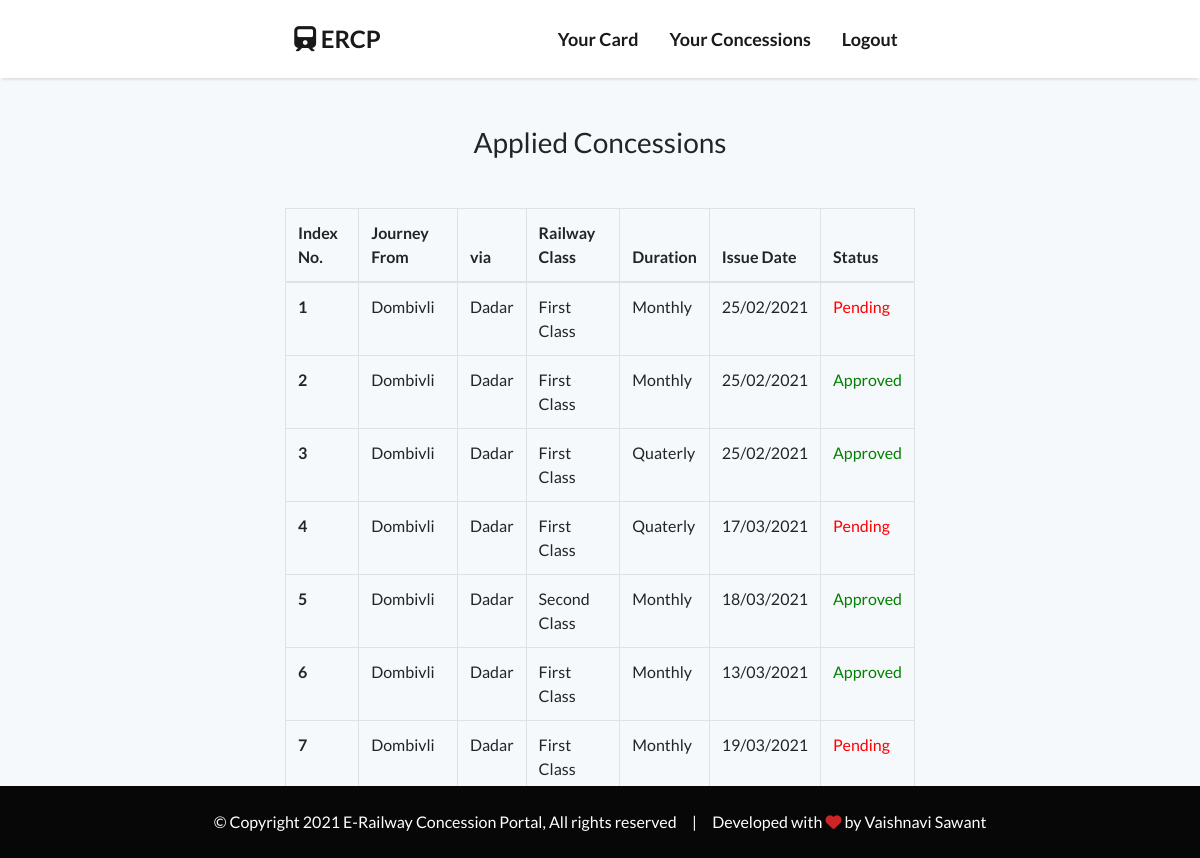
The page /student_concession/ (signed in) on the database its author committed.
### ERCP_APP/models.py (models this page shows, shortened)
class FormDetail(models.Model):
     user_card = models.ForeignKey(
        to=CardDetail, on_delete=models.CASCADE, null=True, related_name='ucard')
     railway_class = models.CharField(max_length=100, null=False, blank=False, choices=RAILWAY_CLASS)
     duration = models.CharField(max_length=100, null=False, blank=False, choices=DURATION)
     issue_date = models.DateTimeField(default=timezone.now)
     applied_date = models.DateTimeField(default=timezone.now)
     status = models.BooleanField(default=False)

class CardDetail(models.Model):
    user_id = models.ForeignKey(
        to=User, on_delete=models.CASCADE, null=True, related_name='card_details')
    user_name = models.CharField(max_length=200, null=False, blank=False, unique=True)
    category = models.CharField(max_length=100, null=False, blank=False, choices=CATEGORY)
    academic_class = models.CharField(max_length=8, null=False, blank=False)
    roll_no = models.IntegerField(null=False, blank=False, unique=True)
    division = models.IntegerField(null=False, blank=False)
    date_of_birth = models.DateField(null=False, blank=False)
    years = models.IntegerField(null=False, blank=False)
    months = models.IntegerField(null=False, blank=False)
    residential_addr = models.CharField(max_length=755, null=False, blank=False)
    city = models.CharField(max_length=100, null=True, blank=True)
    zip_code = models.IntegerField(null=True, blank=True)
    taluka = models.CharField(max_length=50, null=False, blank=False)
    district = models.CharField(max_length=50, null=False, blank=False)
    state = models.CharField(max_length=50, null=False, blank=False)
    journey_from = models.CharField(max_length=50, null=False, blank=False)
    journey_to = models.CharField(max_length=50, null=False, blank=False, default='Matunga Road')
    via = models.CharField(max_length=50, null=True, blank=True)
    railway_line = models.CharField(max_length=100, null=False, blank=False, choices=RAILWAY_LINE)

### ERCP_APP/views.py (the view)
# urls.py: path('student_concession/',student_concession),
@login_required(login_url='/login/')
def student_concession(request):
      try:
          user_card = CardDetail.objects.get(user_id=request.user)
          concessions = FormDetail.objects.filter(user_card=user_card)
          return render(request, 'ercp_admin/Form/concession.html', {'concessions':concessions})
      except FormDetail.DoesNotExist and CardDetail.DoesNotExist:
          return render(request, "ercp_admin/option.html")
      return None

### ERCP_APP/templates/ercp_admin/Form/concession.html
{% extends 'lognav.html' %}{% load static %} {% block body %}
<div
  class="container table-hover my-5"
  data-aos="fade"
  data-aos-duration="1000"
>
  <h3 class="text-center mb-5">Applied Concessions</h3>
  <div class="table-responsive">
    <table class="table table-bordered">
      <thead>
        <tr>
          <th scope="col">Index No.</th>
          <th scope="col">Journey From</th>
          <th scope="col">via</th>
          <th scope="col">Railway Class</th>
          <th scope="col">Duration</th>
          <th scope="col">Issue Date</th>
          <th scope="col">Status</th>
        </tr>
      </thead>
      <tbody>
        {% for c in concessions %}
        <tr>
          <th scope="row">{{ forloop.counter }}</th>
          <td>{{ c.user_card.journey_from }}</td>
          <td>{{ c.user_card.via }}</td>
          <td>{{ c.railway_class }}</td>
          <td>{{ c.duration }}</td>
          <td>{{ c.issue_date | date:'d/m/Y' }}</td>
          {% if c.status == True %}
          <td style="color: green">Approved</td>
          {% else %}
          <td style="color: red">Pending</td>
          {% endif %}
        </tr>
        {% endfor %}
      </tbody>
    </table>
  </div>
</div>
{% endblock %}

### ERCP_APP/static/css/style.css (style rules this page uses)
body { -webkit-background-size: cover; -moz-background-size: cover; background-size: cover; -o-background-size: cover; background-color: #fff; color: #070707; margin-bottom: 150px; font-family: "Lato", sans-serif !important; }
* { margin: 0; padding: 0; list-style: none; text-decoration: none; }
.container { width: 55% !important; max-width: 95% !important; }
.table-responsive { overflow-x: hidden; }

### rows shown on the page
FormDetail: user_card.journey_from "Dombivli", user_card.via "Dadar", railway_class "First Class", duration "Monthly", issue_date "25/02/2021", status "Pending"
FormDetail: user_card.journey_from "Dombivli", user_card.via "Dadar", railway_class "First Class", duration "Monthly", issue_date "25/02/2021", status "Approved"
FormDetail: user_card.journey_from "Dombivli", user_card.via "Dadar", railway_class "First Class", duration "Quaterly", issue_date "25/02/2021", status "Approved"
FormDetail: user_card.journey_from "Dombivli", user_card.via "Dadar", railway_class "First Class", duration "Quaterly", issue_date "17/03/2021", status "Pending"
FormDetail: user_card.journey_from "Dombivli", user_card.via "Dadar", railway_class "Second Class", duration "Monthly", issue_date "18/03/2021", status "Approved"
FormDetail: user_card.journey_from "Dombivli", user_card.via "Dadar", railway_class "First Class", duration "Monthly", issue_date "13/03/2021", status "Approved"
FormDetail: user_card.journey_from "Dombivli", user_card.via "Dadar", railway_class "First Class", duration "Monthly", issue_date "19/03/2021", status "Pending"
